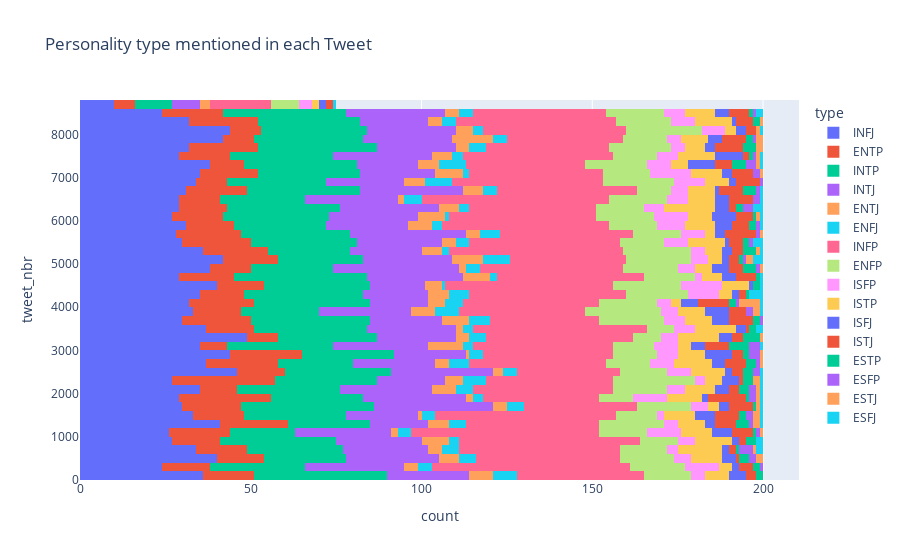

The notebook cell this image was saved under:
### Code cell
fig = px.histogram(csv_data, y="tweet_nbr", color="type", title='Personality type mentioned in each Tweet')
fig

### Figure 1 — Plotly figure (JSON) as saved in the notebook; plotly's stock layout.template omitted (floating-point values rounded to 4 significant figures; data arrays with more than 128 entries replaced by an {"elided": "..."} marker saying what was removed)
{"data": [{"alignmentgroup": "True", "bingroup": "y", "hovertemplate": "type=INFJ<br>count=%{x}<br>tweet_nbr=%{y}<extra></extra>", "legendgroup": "INFJ", "marker": {"color": "#636efa", "pattern": {"shape": ""}}, "name": "INFJ", "offsetgroup": "INFJ", "orientation": "h", "showlegend": true, "type": "histogram", "xaxis": "x", "y": {"elided": "1470 int values"}, "yaxis": "y"}, {"alignmentgroup": "True", "bingroup": "y", "hovertemplate": "type=ENTP<br>count=%{x}<br>tweet_nbr=%{y}<extra></extra>", "legendgroup": "ENTP", "marker": {"color": "#EF553B", "pattern": {"shape": ""}}, "name": "ENTP", "offsetgroup": "ENTP", "orientation": "h", "showlegend": true, "type": "histogram", "xaxis": "x", "y": {"elided": "685 int values"}, "yaxis": "y"}, {"alignmentgroup": "True", "bingroup": "y", "hovertemplate": "type=INTP<br>count=%{x}<br>tweet_nbr=%{y}<extra></extra>", "legendgroup": "INTP", "marker": {"color": "#00cc96", "pattern": {"shape": ""}}, "name": "INTP", "offsetgroup": "INTP", "orientation": "h", "showlegend": true, "type": "histogram", "xaxis": "x", "y": {"elided": "1304 int values"}, "yaxis": "y"}, {"alignmentgroup": "True", "bingroup": "y", "hovertemplate": "type=INTJ<br>count=%{x}<br>tweet_nbr=%{y}<extra></extra>", "legendgroup": "INTJ", "marker": {"color": "#ab63fa", "pattern": {"shape": ""}}, "name": "INTJ", "offsetgroup": "INTJ", "orientation": "h", "showlegend": true, "type": "histogram", "xaxis": "x", "y": {"elided": "1091 int values"}, "yaxis": "y"}, {"alignmentgroup": "True", "bingroup": "y", "hovertemplate": "type=ENTJ<br>count=%{x}<br>tweet_nbr=%{y}<extra></extra>", "legendgroup": "ENTJ", "marker": {"color": "#FFA15A", "pattern": {"shape": ""}}, "name": "ENTJ", "offsetgroup": "ENTJ", "orientation": "h", "showlegend": true, "type": "histogram", "xaxis": "x", "y": {"elided": "231 int values"}, "yaxis": "y"}, {"alignmentgroup": "True", "bingroup": "y", "hovertemplate": "type=ENFJ<br>count=%{x}<br>tweet_nbr=%{y}<extra></extra>", "legendgroup": "ENFJ", "marker": {"color": "#19d3f3", "pattern": {"shape": ""}}, "name": "ENFJ", "offsetgroup": "ENFJ", "orientation": "h", "showlegend": true, "type": "histogram", "xaxis": "x", "y": {"elided": "190 int values"}, "yaxis": "y"}, {"alignmentgroup": "True", "bingroup": "y", "hovertemplate": "type=INFP<br>count=%{x}<br>tweet_nbr=%{y}<extra></extra>", "legendgroup": "INFP", "marker": {"color": "#FF6692", "pattern": {"shape": ""}}, "name": "INFP", "offsetgroup": "INFP", "orientation": "h", "showlegend": true, "type": "histogram", "xaxis": "x", "y": {"elided": "1832 int values"}, "yaxis": "y"}, {"alignmentgroup": "True", "bingroup": "y", "hovertemplate": "type=ENFP<br>count=%{x}<br>tweet_nbr=%{y}<extra></extra>", "legendgroup": "ENFP", "marker": {"color": "#B6E880", "pattern": {"shape": ""}}, "name": "ENFP", "offsetgroup": "ENFP", "orientation": "h", "showlegend": true, "type": "histogram", "xaxis": "x", "y": {"elided": "675 int values"}, "yaxis": "y"}, {"alignmentgroup": "True", "bingroup": "y", "hovertemplate": "type=ISFP<br>count=%{x}<br>tweet_nbr=%{y}<extra></extra>", "legendgroup": "ISFP", "marker": {"color": "#FF97FF", "pattern": {"shape": ""}}, "name": "ISFP", "offsetgroup": "ISFP", "orientation": "h", "showlegend": true, "type": "histogram", "xaxis": "x", "y": {"elided": "271 int values"}, "yaxis": "y"}, {"alignmentgroup": "True", "bingroup": "y", "hovertemplate": "type=ISTP<br>count=%{x}<br>tweet_nbr=%{y}<extra></extra>", "legendgroup": "ISTP", "marker": {"color": "#FECB52", "pattern": {"shape": ""}}, "name": "ISTP", "offsetgroup": "ISTP", "orientation": "h", "showlegend": true, "type": "histogram", "xaxis": "x", "y": {"elided": "337 int values"}, "yaxis": "y"}, {"alignmentgroup": "True", "bingroup": "y", "hovertemplate": "type=ISFJ<br>count=%{x}<br>tweet_nbr=%{y}<extra></extra>", "legendgroup": "ISFJ", "marker": {"color": "#636efa", "pattern": {"shape": ""}}, "name": "ISFJ", "offsetgroup": "ISFJ", "orientation": "h", "showlegend": true, "type": "histogram", "xaxis": "x", "y": {"elided": "166 int values"}, "yaxis": "y"}, {"alignmentgroup": "True", "bingroup": "y", "hovertemplate": "type=ISTJ<br>count=%{x}<br>tweet_nbr=%{y}<extra></extra>", "legendgroup": "ISTJ", "marker": {"color": "#EF553B", "pattern": {"shape": ""}}, "name": "ISTJ", "offsetgroup": "ISTJ", "orientation": "h", "showlegend": true, "type": "histogram", "xaxis": "x", "y": {"elided": "205 int values"}, "yaxis": "y"}, {"alignmentgroup": "True", "bingroup": "y", "hovertemplate": "type=ESTP<br>count=%{x}<br>tweet_nbr=%{y}<extra></extra>", "legendgroup": "ESTP", "marker": {"color": "#00cc96", "pattern": {"shape": ""}}, "name": "ESTP", "offsetgroup": "ESTP", "orientation": "h", "showlegend": true, "type": "histogram", "xaxis": "x", "y": [113, 160, 346, 394, 447, 476, 593, 743, 810, 854, 885, 1192, 1207, 1211, 1279, 1303, 1481, 1533, 1719, 1946, 2105, 2114, 2181, 2239, 2267, 2307, 2454, 2476, 2492, 2608, 2642, 2743, 2971, 2975, 3009, 3023, 3052, 3081, 3108, 3160, 3203, 3226, 3229, 3296, 3353, 3538, 3573, 3681, 3767, 4003, 4165, 4229, 4510, 4599, 4638, 4801, 4807, 4877, 4951, 5066, 5201, 5288, 5346, 5379, 5432, 5532, 5848, 5922, 6173, 6271, 6328, 6689, 6736, 6749, 6759, 7237, 7239, 7277, 7294, 7553, 7691, 7711, 7735, 7773, 7902, 7943, 8287, 8337, 8470], "yaxis": "y"}, {"alignmentgroup": "True", "bingroup": "y", "hovertemplate": "type=ESFP<br>count=%{x}<br>tweet_nbr=%{y}<extra></extra>", "legendgroup": "ESFP", "marker": {"color": "#ab63fa", "pattern": {"shape": ""}}, "name": "ESFP", "offsetgroup": "ESFP", "orientation": "h", "showlegend": true, "type": "histogram", "xaxis": "x", "y": [200, 430, 529, 617, 634, 690, 732, 1134, 1218, 1429, 1528, 1923, 1930, 2008, 2020, 2493, 2537, 2686, 2845, 2903, 2956, 3115, 3122, 3126, 3753, 3812, 3828, 4001, 4832, 5194, 5579, 5754, 5817, 6204, 6212, 6372, 6528, 6533, 6701, 6927, 7044, 7185, 7329, 7366, 7376, 7530, 7804, 8426], "yaxis": "y"}, {"alignmentgroup": "True", "bingroup": "y", "hovertemplate": "type=ESTJ<br>count=%{x}<br>tweet_nbr=%{y}<extra></extra>", "legendgroup": "ESTJ", "marker": {"color": "#FFA15A", "pattern": {"shape": ""}}, "name": "ESTJ", "offsetgroup": "ESTJ", "orientation": "h", "showlegend": true, "type": "histogram", "xaxis": "x", "y": [546, 595, 764, 1112, 1240, 1368, 1450, 1559, 1694, 1916, 2176, 2266, 2344, 2694, 2879, 3282, 3824, 3962, 4062, 4117, 4129, 4148, 4182, 4191, 4907, 5162, 5168, 5264, 5660, 6034, 7163, 7252, 7480, 7640, 7738, 7969, 7990, 8003, 8358], "yaxis": "y"}, {"alignmentgroup": "True", "bingroup": "y", "hovertemplate": "type=ESFJ<br>count=%{x}<br>tweet_nbr=%{y}<extra></extra>", "legendgroup": "ESFJ", "marker": {"color": "#19d3f3", "pattern": {"shape": ""}}, "name": "ESFJ", "offsetgroup": "ESFJ", "orientation": "h", "showlegend": true, "type": "histogram", "xaxis": "x", "y": [627, 683, 814, 914, 1227, 1509, 1652, 1808, 2044, 2271, 2431, 3026, 3495, 3529, 3939, 4019, 4277, 4295, 4365, 4378, 4570, 4788, 5033, 5055, 5176, 5282, 5469, 5472, 5582, 5991, 6046, 6314, 6347, 6364, 6441, 6710, 7310, 7403, 8130, 8406, 8446, 8658], "yaxis": "y"}], "layout": {"barmode": "relative", "legend": {"title": {"text": "type"}, "tracegroupgap": 0}, "title": {"text": "Personality type mentioned in each Tweet"}, "xaxis": {"anchor": "y", "domain": [0, 1], "title": {"text": "count"}}, "yaxis": {"anchor": "x", "domain": [0, 1], "title": {"text": "tweet_nbr"}}}}
